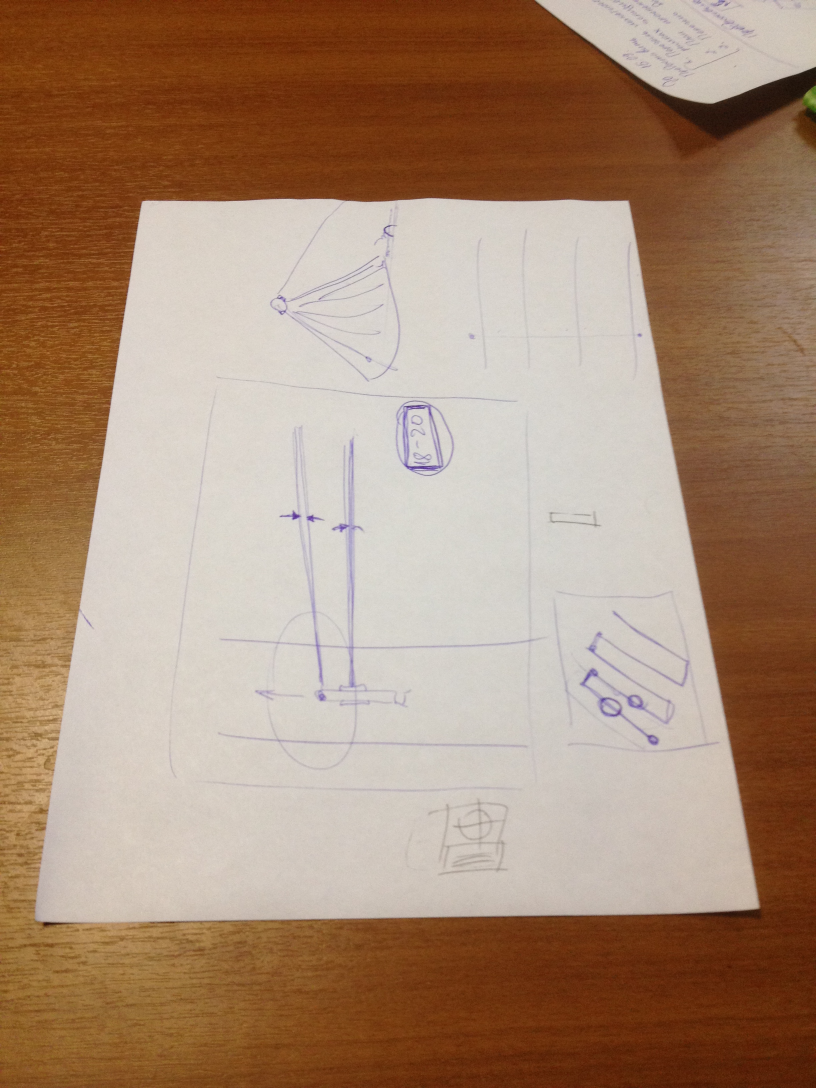
#> input picture code/week#4/paper.jpg, 2448 x 3264 px, found by its file name (shown at 1/3 size)
$ python hough.py
#> lines starting #> are read from the running program, lines starting #| are printed output that depends on the picture; after the words box and inside, x2 and y2 are one past the last pixel; in counts of white or black regions, pixels touching at a corner belong together; long printed decimals are rounded
### code/common/miptcv_utils.py
import matplotlib.pyplot as plt
import numpy as np
import cv2

def imshow_ax(img, ax):
    if len(img.shape) == 2:
        ax.imshow(img, cmap='gray')
    else:
        ax.imshow(img)


def imshow(img):
    f, ax = plt.subplots(1)
    imshow_ax(img, ax)
    plt.xticks([]); plt.yticks([])
    f.show()


def imshow_pair(img1, img2):
    f, (ax1, ax2) = plt.subplots(1, 2)

    imshow_ax(img1, ax1)
    imshow_ax(img2, ax2)
    plt.xticks([]); plt.yticks([])
    f.show()


# [33 lines left out: function make_matches_image, not called in this run]

### code/week#4/hough.py
from __future__ import print_function
from miptcv_utils import *
from skimage.transform import (
    hough_line, hough_line_peaks)


path = 'week#4/paper.jpg'
img = cv2.imread(path, 0)
#> img: shape (3264, 2448); min 14, max 241, mean 145.6
img = cv2.resize(img, (612, 816))
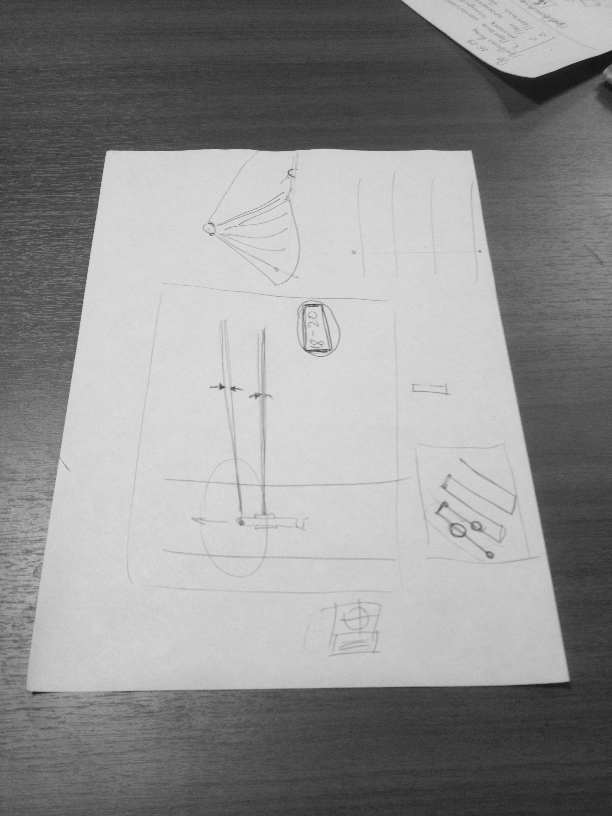
#> img: shape (816, 612); min 17, max 223, mean 145.6

# Canny edge detector
smoothed = cv2.GaussianBlur(
    img, (0, 0), sigmaX=3, sigmaY=3)


canny = cv2.Canny(smoothed, 75, 10)
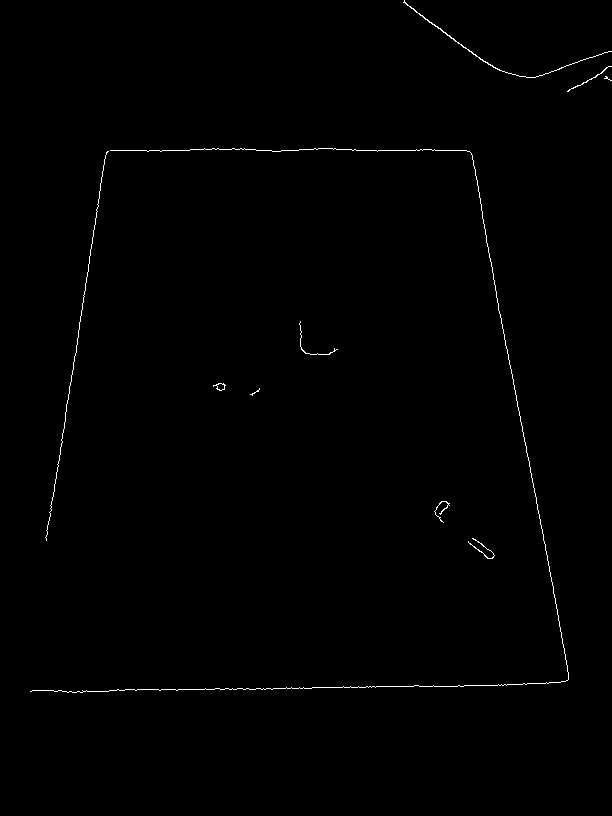
#> canny: shape (816, 612); 0.48% white in thin lines or dots, all inside (x1, y1, x2, y2) = (30, 0, 612, 693)
width, height = canny.shape
#> width = 816; height = 612
imshow_pair(smoothed, canny)
#> in imshow_pair, `f.show()`:
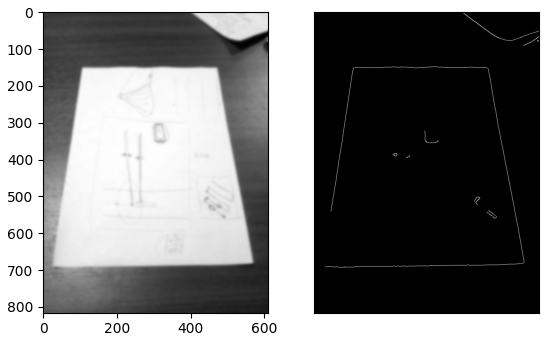
#> figure drawn by matplotlib, 2 panels


h, theta, d = hough_line(canny)
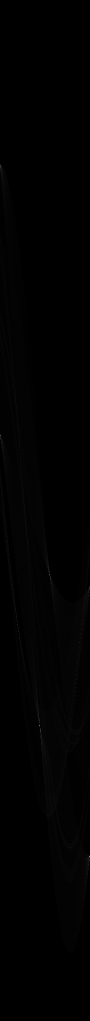
#> h: shape (2041, 180) uint64 (shown at 1/2 size); min 0, max 252, mean 1.2
#> theta = 180 values from -1.57 to 1.55; d = 2041 values from -1020 to 1020
h_wd, h_ht = h.shape
#> h_wd = 2041; h_ht = 180
print(h.shape)
#| (2041, 180)
h_show = np.log(1 + h).T
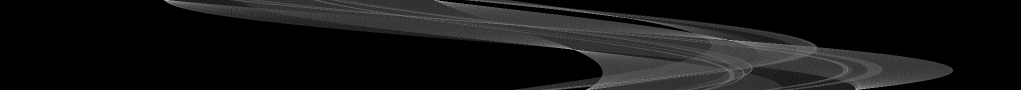
#> h_show: shape (180, 2041) float64 (shown at 1/2 size); min 0, max 5.53, mean 0.469; drawn with min black and max white
imshow(h_show)


accum, angles, dists = \
    hough_line_peaks(h, theta, d)
#> accum = [252, 228, 209, 198]; angles = [1.55, -0.192, -1.57, 0.157]; dists = [693, 431, -150, 129]

print(accum)
#| [252 228 209 198]
print(angles)
#| [ 1.553 -0.192 -1.571  0.1571]
print(dists)
#| [ 693.  431. -150.  129.]

f, ax = plt.subplots(1)
ax.imshow(h_show, cmap='gray')
ax.axis((0, h_wd, h_ht, 0))

for angle, dist in zip(*(angles, dists)):
    angle_idx = np.searchsorted(theta, angle)
    dist_idx = np.searchsorted(d, dist)
    ax.plot(dist_idx, angle_idx, 'ro')
#> this loop made 4 passes
#> (angle, dist, angle_idx, dist_idx) on passes 1 to 4: (1.55, 693, 179, 1713), (-0.192, 431, 79, 1451), (-1.57, -150, 0, 870), (0.157, 129, 99, 1149)


f, ax = plt.subplots(1)
ax.imshow(canny, cmap='gray')
ax.axis((0, height, width, 0))
ax.set_axis_off()

def get_y(x, dist, angle):
    return (dist - x * np.cos(angle)) / \
           np.sin(angle)

for angle, dist in zip(*(angles, dists)):
    y0 = get_y(0, dist, angle)
    y1 = get_y(width, dist, angle)
    ax.plot((0, width), (y0, y1), 'r-')
#> this loop made 4 passes
#> (angle, dist, y0, y1) on passes 1 to 4: (1.55, 693, 693.1, 678.9), (-0.192, 431, -2258.8, 1939.2), (-1.57, -150, 150, 150), (0.157, 129, 824.6, -4327.4)


# cv2:
# lines = cv2.HoughLines(canny, rho=1,
#         theta=np.pi/180, threshold=100)
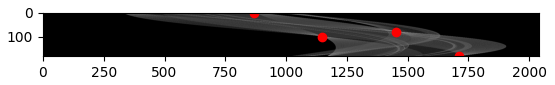
#> figure drawn by matplotlib, 1 panel
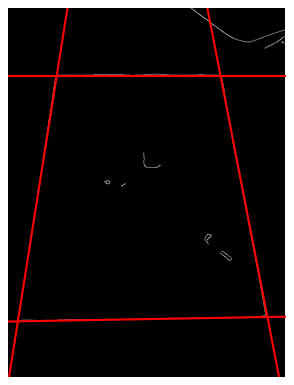
#> figure drawn by matplotlib, 1 panel
